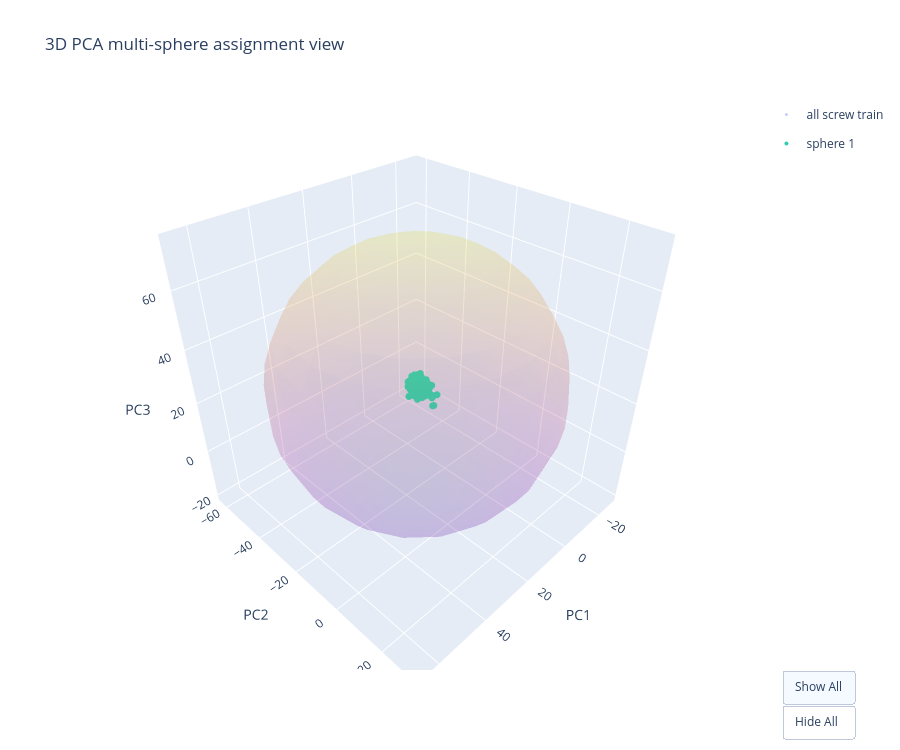

Notebook code for this chart:
### Code cell
plot_3d_sphere_cover(cls_tokens, masks, all_spheres[masks.category], output_dir=IMAGE_DIR, cache_dir=CACHE_DIR)

### Figure 1 — Plotly figure (JSON) as saved in the notebook; plotly's stock layout.template omitted (floating-point values rounded to 4 significant figures; data arrays with more than 128 entries replaced by an {"elided": "..."} marker saying what was removed)
{"data": [{"marker": {"opacity": 0.35, "size": 3}, "mode": "markers", "name": "all screw train", "type": "scatter3d", "x": {"elided": "391 float values"}, "y": {"elided": "391 float values"}, "z": {"elided": "391 float values"}}, {"legendgroup": "sphere0", "marker": {"color": "rgb(50,204,177)", "size": 4}, "mode": "markers", "name": "sphere 1", "type": "scatter3d", "x": {"elided": "391 float values"}, "y": {"elided": "391 float values"}, "z": {"elided": "391 float values"}}, {"legendgroup": "sphere0", "marker": {"color": "rgb(50,204,177)", "size": 7, "symbol": "x"}, "mode": "markers", "name": "center 1", "showlegend": false, "type": "scatter3d", "x": [18.99], "y": [-15.61], "z": [27.32]}, {"legendgroup": "sphere0", "name": "Boundary 1", "opacity": 0.12, "showlegend": false, "showscale": false, "type": "surface", "x": {"elided": "20x20 float values"}, "y": {"elided": "20x20 float values"}, "z": {"elided": "20x20 float values"}}], "layout": {"height": 750, "scene": {"xaxis": {"title": {"text": "PC1"}}, "yaxis": {"title": {"text": "PC2"}}, "zaxis": {"title": {"text": "PC3"}}}, "title": {"text": "3D PCA multi-sphere assignment view"}, "updatemenus": [{"buttons": [{"args": [{"visible": [true, true, true, true]}], "label": "Show All", "method": "update"}, {"args": [{"visible": ["legendonly", "legendonly", "legendonly", "legendonly"]}], "label": "Hide All", "method": "update"}], "type": "buttons", "x": 1.15, "y": 0}], "width": 900}}
